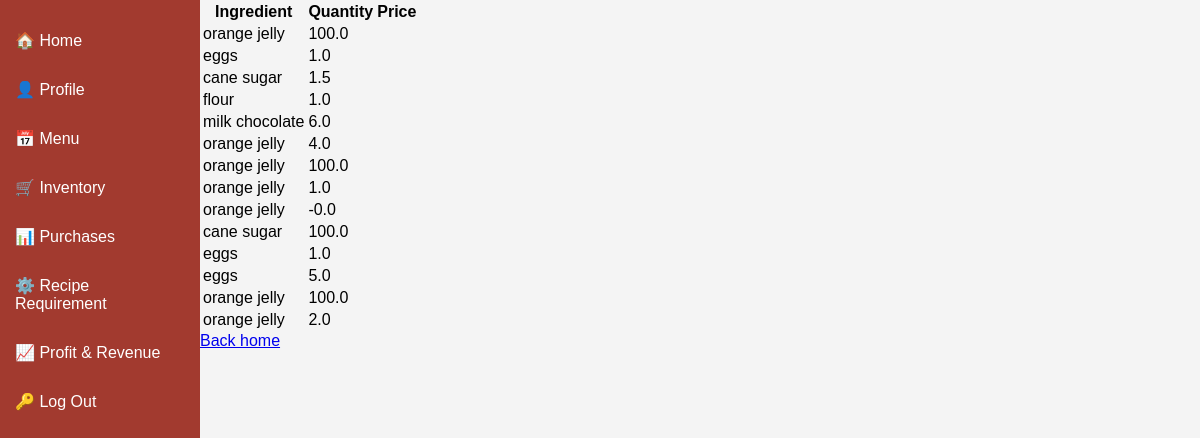
Page /menu/1 on the committed database.
### inventory/models.py (models this page shows, shortened)
class RecipeRequirement(models.Model):
    id = models.AutoField(primary_key=True)
    menu_item = models.ForeignKey(MenuItem, on_delete=models.CASCADE)
    ingredient = models.ForeignKey(Ingredient, on_delete=models.CASCADE)
    quantity = models.DecimalField(max_digits=10, decimal_places=1)
    unit = models.CharField(max_length=200, choices=UNIT_CHOICES, default='')

class Ingredient(models.Model):
    id = models.AutoField(primary_key=True)
    name = models.CharField(max_length=200)
    quantity = models.DecimalField(max_digits=10, decimal_places=2)
    price_per_unit = models.DecimalField(max_digits=10, decimal_places=2)
    unit = models.CharField(max_length=200, choices=UNIT_CHOICES, default='')

### inventory/views.py (the view)
# urls.py: path('menu/<pk>', views.MenuItemDetail.as_view(), name='menuitemdetail'),
class MenuItemDetail(DetailView):
    model = MenuItem
    template_name = "inventory/menuitem_detail.html"
    def get_context_data(self, **kwargs):
        context = super(MenuItemDetail, self).get_context_data(**kwargs)
        menuitem = self.object
        recipe_requirements = RecipeRequirement.objects.filter(menu_item=menuitem).distinct()
        context['recipe_requirements_list'] = recipe_requirements
        return context

### inventory/templates/inventory/menuitem_detail.html (shortened to what this page needs)
{% extends 'inventory/base.html' %}
{% load static %}
{% block head %}
  <link rel="stylesheet" type="text/css" href="{% static 'inventory/main.css' %}">
{% endblock %}
{% block content %}
<div class="table-page">
  <div class="table-content">
    <table class="table">
      <thead>
        <tr class="table-header">
          <th class="header-row-1">Ingredient</th>
          <th class="header-row-2">Quantity</th>
          <th class="header-row-3">Price</th>
        </tr>
      </thead>
      <tbody>
        {% for item in recipe_requirements_list %}
        <tr>
          <td class="table-row-1">{{ item.ingredient.name }}</td>
          <td class="table-row-2">{{ item.quantity }}</td>
          <td class="table-row-2">{{ item.price_per_unit }}</td>
          <td class="table-row-3">
          </td>
        </tr>
        {% endfor %}
      </tbody>
    </table>
  </div>
  <a href="{% url 'home' %}">Back home</a>
</div>
{% endblock %}

### inventory/templates/inventory/base.html (shortened to what this page needs)
{% load static %}
<!DOCTYPE html>
<html lang="">
<head>
    <link rel="stylesheet" href="{% static 'inventory/main.css' %}">
    {% block head %}{% endblock %}
</head>
<body>
    <div class="container">
      <header>
       <aside class="sidebar">
         <ul>
            <li><a href="{% url 'home' %}">🏠 Home</a></li>
            <li><a href="{% url 'profile' %}">👤 Profile</a></li>
            <li><a href="{% url 'menuitem' %}">📅 Menu</a></li>
            <li><a href="{% url 'ingredientslist' %}">🛒 Inventory</a></li>
            <li><a href="{% url 'purchase-list' %}">📊 Purchases</a></li>
            <li><a href="{% url 'reciperequirement_create' %}">⚙️ Recipe Requirement</a></li>
            <li><a href="{% url 'profit_revenue' %}">📈 Profit & Revenue</a></li>
            <li><a href="{% url 'logout' %}">🔑 Log Out</a></li>
         </ul>
       </aside>
      </header>
     {% block content %}
     {% endblock %}
    </div>
</body>
</html>

### inventory/static/inventory/main.css (style rules this page uses)
body { font-family: Arial, sans-serif; display: flex; margin: 0; padding: 0; height: 100vh; background-color: #f4f4f4; }
.container { display: flex; }
.sidebar { width: 200px; background-color: #a23a2f; color: #fff; height: 100vh; padding-top: 20px; }
.sidebar ul { list-style-type: none; padding: 0px; }
.sidebar ul li { padding: 15px; }
.sidebar ul li a { color: #fff; text-decoration: none; }
header { display: flex; justify-content: space-between; align-items: center; margin-bottom: 20px; }
.html, body { height: 100%; margin: 0; }
.container { display: flex; height: 100vh; width: 500lvh; }

### rows in the picture
RecipeRequirement: ingredient.name "orange jelly", quantity "100.0"
RecipeRequirement: ingredient.name "eggs", quantity "1.0"
RecipeRequirement: ingredient.name "cane sugar", quantity "1.5"
RecipeRequirement: ingredient.name "flour", quantity "1.0"
RecipeRequirement: ingredient.name "milk chocolate", quantity "6.0"
RecipeRequirement: ingredient.name "orange jelly", quantity "4.0"
RecipeRequirement: ingredient.name "orange jelly", quantity "100.0"
RecipeRequirement: ingredient.name "orange jelly", quantity "1.0"
RecipeRequirement: ingredient.name "orange jelly", quantity "-0.0"
RecipeRequirement: ingredient.name "cane sugar", quantity "100.0"
RecipeRequirement: ingredient.name "eggs", quantity "1.0"
RecipeRequirement: ingredient.name "eggs", quantity "5.0"
RecipeRequirement: ingredient.name "orange jelly", quantity "100.0"
RecipeRequirement: ingredient.name "orange jelly", quantity "2.0"
